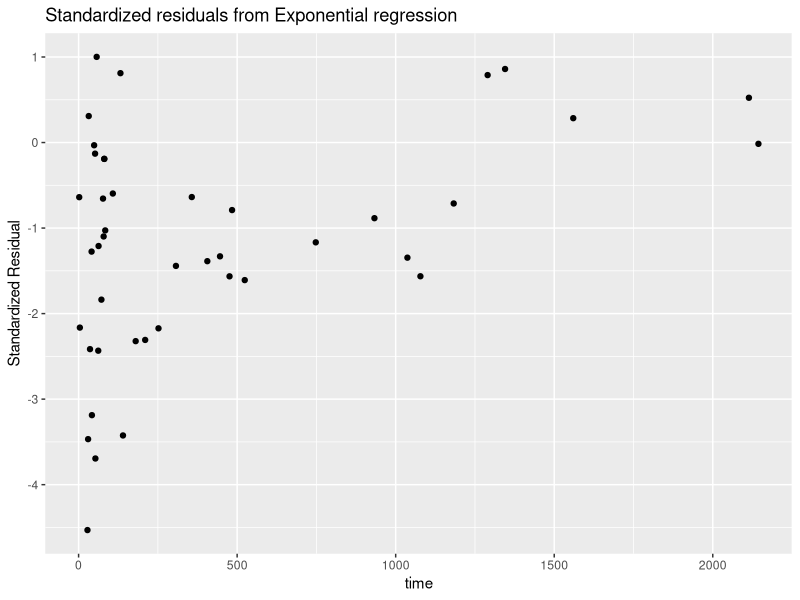
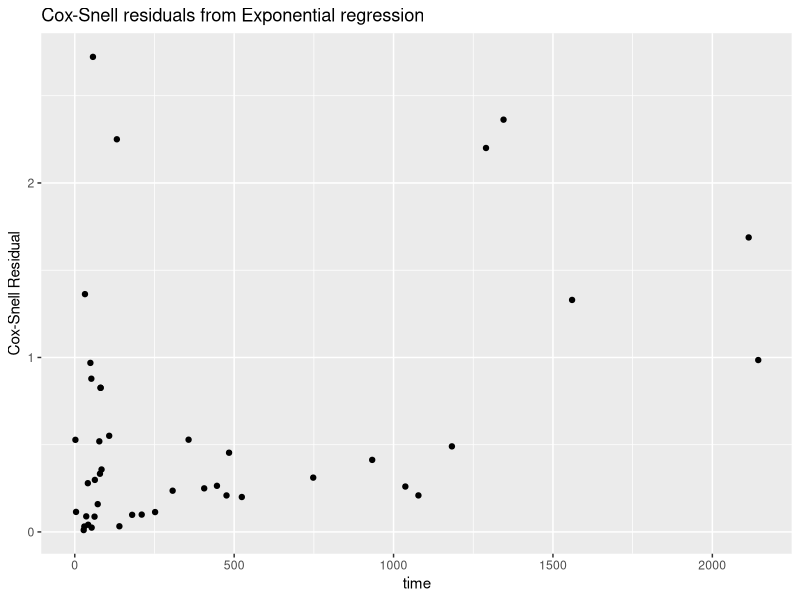
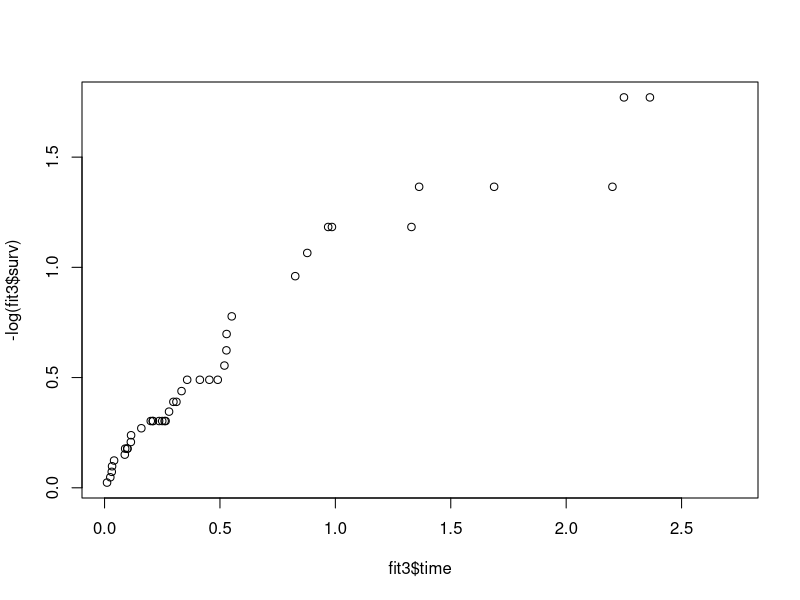

Generate these figures, in order, with R:
## ---- chunk 1
knitr::opts_chunk$set(echo = T, warning = F, message = F, 
                      fig.align = "center", 
                      fig.width = 6, fig.height = 4)
## ---- chunk 2
bmt <- data.frame(allo = c(rep(1, 16), rep(2, 27)),
                  hodgkins = c(rep(1,11), rep(2,5), rep(1,12), rep(2,15)),
                  time = c(28,32,49,84,357,933,1078,1183,1560,2114,2144,
                           2,4,72,77,79,42,53,57,63,81,140,81,252,524,210,
                           476,1037,30,36,41,52,62,108,132,180,307,406,
                           446,484,748,1290,1345),
                  status = c(1,1,1,1,1,0,0,0,0,0,0,1,1,1,1,1,1,1,1,1,1,
                             1,1,1,1,0,0,0,1,1,1,1,1,1,1,0,0,0,0,0,0,0,0),
                  kscore = c(90,30,40,60,70,90,100,90,80,80,90,20,50,80,
                             60,70,80,90,30,60,50,100,50,90,90,90,90,90,
                             90,80,70,60,90,70,60,100,100,100,100,90,
                             90,90,80),
                  wtime = c(24,7,8,10,42,9,16,16,20,27,5,34,28,59,102,71,
                            19,17,9,13,12,11,12,21,39,16,24,84,73,61,34,
                            18,40,65,17,61,24,48,52,84,171,20,98))
## ---- chunk 3
library(survival)
censored <- Surv(bmt$time, bmt$status)
fit1 <- survreg(formula = Surv(time, status) ~ 
                  allo + hodgkins + kscore + wtime,
                data = bmt, dist = 'exponential')
summary(fit1)

## ---- chunk 4
fit2 <- survreg(formula = Surv(time, status) ~ 
                  hodgkins + kscore + wtime,
                data = bmt, dist = 'exponential')
summary(fit2)
2 * (fit1$loglik[2] - fit2$loglik[2])
## ---- chunk 5
library(ggplot2)
sderr <- (log(bmt$time) - fit1$linear.predictors)/fit1$scale
qplot(bmt$time, sderr, main = c('Standardized residuals from Exponential regression')) +
  xlab('time') + ylab('Standardized Residual') 

csr <- bmt$time * exp(-fit1$linear.predictors) 
qplot(bmt$time, csr, main = c('Cox-Snell residuals from Exponential regression')) +
  xlab('time') + ylab('Cox-Snell Residual') 

## ---- chunk 6
# Calculate KM estimators
fit3 <- survfit(Surv(csr, status) ~ 1, data = bmt)
# Time vs -log(survival function) plot
plot(fit3$time,-log(fit3$surv))
